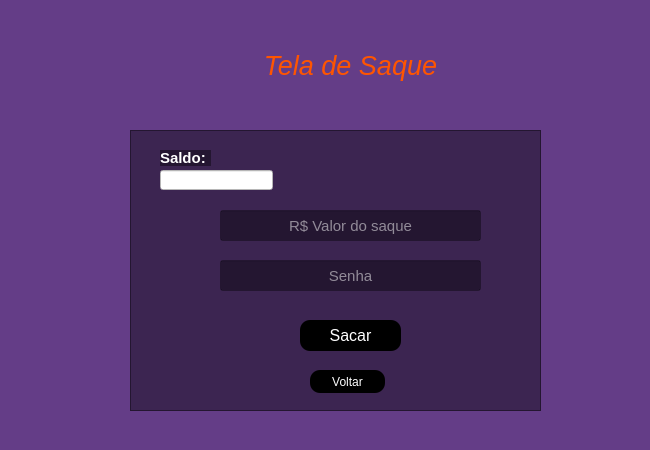
<?xml version="1.0" encoding="UTF-8"?>
<ui version="4.0">
 <class>MainWindow</class>
 <widget class="QMainWindow" name="MainWindow">
  <property name="geometry">
   <rect>
    <x>0</x>
    <y>0</y>
    <width>650</width>
    <height>450</height>
   </rect>
  </property>
  <property name="minimumSize">
   <size>
    <width>650</width>
    <height>450</height>
   </size>
  </property>
  <property name="maximumSize">
   <size>
    <width>650</width>
    <height>450</height>
   </size>
  </property>
  <property name="windowTitle">
   <string>MainWindow</string>
  </property>
  <property name="styleSheet">
   <string notr="true">background-color: rgb(100, 61, 135);</string>
  </property>
  <widget class="QWidget" name="centralwidget">
   <widget class="QLabel" name="txt_nomeTelaSaque">
    <property name="geometry">
     <rect>
      <x>260</x>
      <y>40</y>
      <width>181</width>
      <height>51</height>
     </rect>
    </property>
    <property name="font">
     <font>
      <pointsize>20</pointsize>
      <weight>50</weight>
      <italic>true</italic>
      <bold>false</bold>
     </font>
    </property>
    <property name="styleSheet">
     <string notr="true">color: rgb(255, 85, 0);
</string>
    </property>
    <property name="text">
     <string>Tela de Saque</string>
    </property>
    <property name="alignment">
     <set>Qt::AlignCenter</set>
    </property>
   </widget>
   <widget class="QFrame" name="frame">
    <property name="geometry">
     <rect>
      <x>130</x>
      <y>130</y>
      <width>411</width>
      <height>281</height>
     </rect>
    </property>
    <property name="styleSheet">
     <string notr="true">background-color: rgba(0, 0, 0, 0.4);</string>
    </property>
    <property name="frameShape">
     <enum>QFrame::StyledPanel</enum>
    </property>
    <property name="frameShadow">
     <enum>QFrame::Raised</enum>
    </property>
    <widget class="QPushButton" name="btn_sacar">
     <property name="geometry">
      <rect>
       <x>170</x>
       <y>190</y>
       <width>101</width>
       <height>31</height>
      </rect>
     </property>
     <property name="font">
      <font>
       <pointsize>12</pointsize>
      </font>
     </property>
     <property name="cursor">
      <cursorShape>PointingHandCursor</cursorShape>
     </property>
     <property name="styleSheet">
      <string notr="true">QPushButton{
	background-color: rgb(0, 0, 0);
	color: rgb(255, 255, 255);
	border-radius: 10px
}


QPushButton:hover{
	background-color: rgb(0, 255, 127);
	color: rgb(0, 0, 0);
}</string>
     </property>
     <property name="text">
      <string>Sacar</string>
     </property>
    </widget>
    <widget class="QPushButton" name="btn_voltar">
     <property name="geometry">
      <rect>
       <x>180</x>
       <y>240</y>
       <width>75</width>
       <height>23</height>
      </rect>
     </property>
     <property name="styleSheet">
      <string notr="true">QPushButton {
	background-color: rgb(0, 0, 0);	
	color: rgb(255, 255, 255);
	border-radius: 10px
}

QPushButton:hover {
	background-color: rgb(255, 255, 255);
	color: rgb(255, 85, 0);
}</string>
     </property>
     <property name="text">
      <string>Voltar</string>
     </property>
    </widget>
    <widget class="QLineEdit" name="txt_saldo">
     <property name="geometry">
      <rect>
       <x>30</x>
       <y>40</y>
       <width>113</width>
       <height>20</height>
      </rect>
     </property>
     <property name="styleSheet">
      <string notr="true">background-color: rgb(255, 255, 255);
color: rgb(0, 0, 0);</string>
     </property>
    </widget>
    <widget class="QLabel" name="txt_nomeSaldo">
     <property name="geometry">
      <rect>
       <x>30</x>
       <y>20</y>
       <width>51</width>
       <height>16</height>
      </rect>
     </property>
     <property name="font">
      <font>
       <pointsize>11</pointsize>
       <weight>75</weight>
       <bold>true</bold>
      </font>
     </property>
     <property name="styleSheet">
      <string notr="true">background-color: rgba(0, 0, 0, 0.4);
color: rgb(255, 255, 255);</string>
     </property>
     <property name="text">
      <string>Saldo:</string>
     </property>
     <property name="alignment">
      <set>Qt::AlignLeading|Qt::AlignLeft|Qt::AlignVCenter</set>
     </property>
    </widget>
    <widget class="QLineEdit" name="txt_valorSaque">
     <property name="geometry">
      <rect>
       <x>90</x>
       <y>80</y>
       <width>261</width>
       <height>31</height>
      </rect>
     </property>
     <property name="font">
      <font>
       <pointsize>11</pointsize>
      </font>
     </property>
     <property name="styleSheet">
      <string notr="true">color: rgb(255, 255, 255);</string>
     </property>
     <property name="alignment">
      <set>Qt::AlignCenter</set>
     </property>
     <property name="placeholderText">
      <string>R$ Valor do saque</string>
     </property>
    </widget>
    <widget class="QLineEdit" name="txt_senha">
     <property name="geometry">
      <rect>
       <x>90</x>
       <y>130</y>
       <width>261</width>
       <height>31</height>
      </rect>
     </property>
     <property name="font">
      <font>
       <pointsize>11</pointsize>
      </font>
     </property>
     <property name="styleSheet">
      <string notr="true">color: rgb(255, 255, 255);</string>
     </property>
     <property name="echoMode">
      <enum>QLineEdit::Password</enum>
     </property>
     <property name="alignment">
      <set>Qt::AlignCenter</set>
     </property>
     <property name="placeholderText">
      <string>Senha</string>
     </property>
    </widget>
   </widget>
  </widget>
  <widget class="QStatusBar" name="statusbar"/>
 </widget>
 <resources/>
 <connections/>
</ui>
